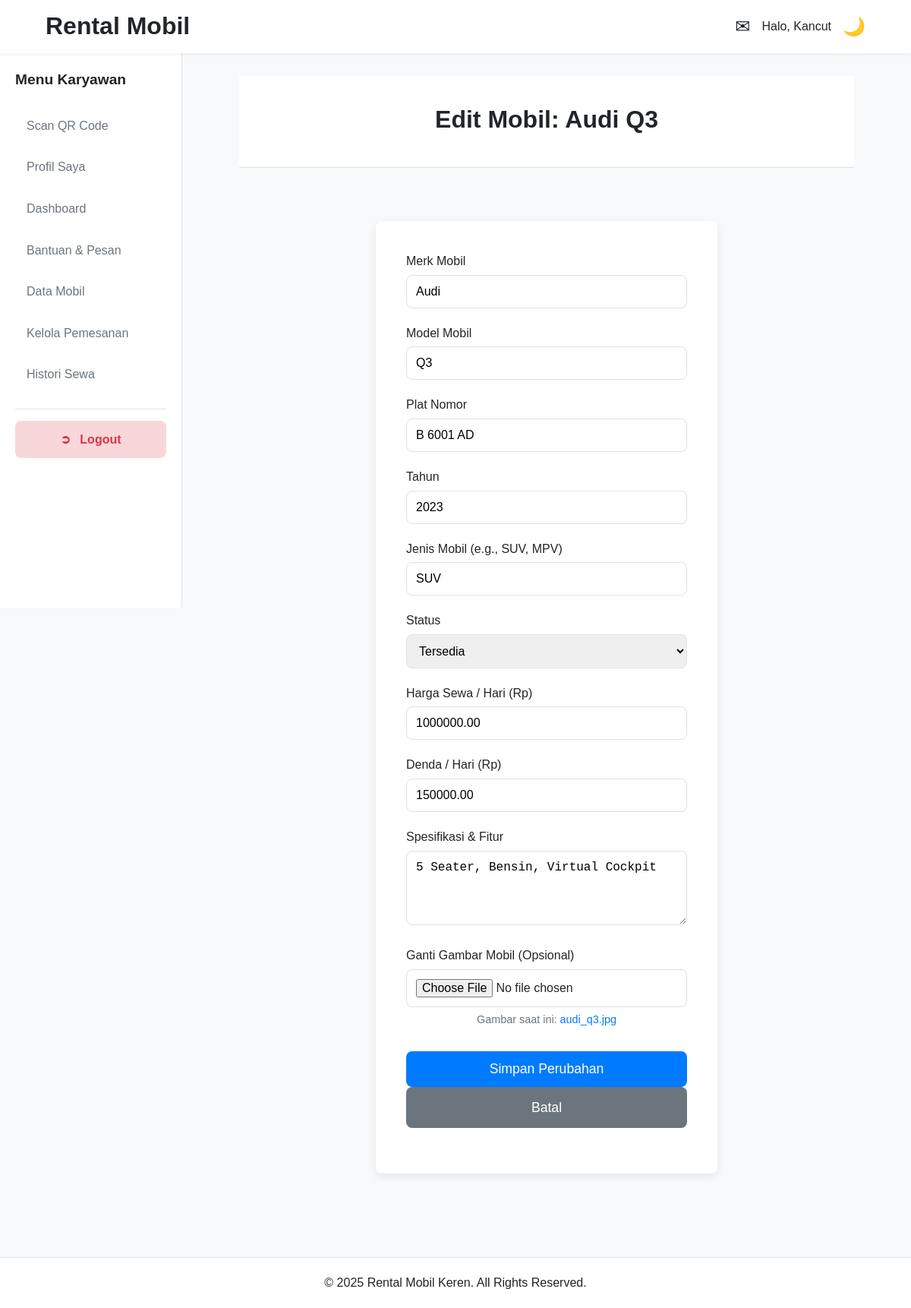
The page /actions/mobil/edit.php?id=51 (signed in) on the database its author committed.
### tables this page shows
CREATE TABLE `mobil` (
  `id_mobil` int(11) NOT NULL,
  `plat_nomor` varchar(10) NOT NULL,
  `merk` varchar(50) NOT NULL,
  `model` varchar(50) NOT NULL,
  `tahun` year(4) NOT NULL,
  `jenis_mobil` varchar(50) DEFAULT NULL,
  `harga_sewa_harian` decimal(10,2) NOT NULL,
  `denda_per_hari` decimal(10,2) NOT NULL,
  `status` enum('Tersedia','Disewa','Perawatan','Tidak Aktif','Dipesan') NOT NULL DEFAULT 'Tersedia',
  `gambar_mobil` varchar(255) DEFAULT NULL,
  `spesifikasi` text DEFAULT NULL,
  `kelas_mobil` enum('Low level','Mid level','High level','Luxury') DEFAULT 'Mid level',
  `updated_at` timestamp NOT NULL DEFAULT current_timestamp() ON UPDATE current_timestamp()
);

### actions/mobil/edit.php (the view, shortened to what this page needs)
<?php
require_once '../../includes/config.php';
$id_mobil = isset($_REQUEST['id']) ? (int)$_REQUEST['id'] : 0;
try {
    $stmt = $pdo->prepare("SELECT * FROM mobil WHERE id_mobil = ?");
    $stmt->execute([$id_mobil]);
    $mobil = $stmt->fetch();
} catch (PDOException $e) {
    $role_folder = strtolower($_SESSION['role']);
    redirect_with_message(BASE_URL . $role_folder . '/mobil.php', 'Terjadi kesalahan pada database: ' . $e->getMessage(), 'error');
}
require_once '../../includes/header.php';
?>
<div class="page-header">
    <h1>Edit Mobil: <?= htmlspecialchars($mobil['merk'] . ' ' . $mobil['model']) ?></h1>
</div>
<div class="form-container admin-form">
    <div class="form-box">
        <form action="" method="POST" enctype="multipart/form-data">
            <div class="form-grid">
                <div class="form-group">
                    <label for="merk">Merk Mobil</label>
                    <input type="text" id="merk" name="merk" required value="<?= htmlspecialchars($mobil['merk']) ?>">
                </div>
                <div class="form-group">
                    <label for="model">Model Mobil</label>
                    <input type="text" id="model" name="model" required value="<?= htmlspecialchars($mobil['model']) ?>">
                </div>
                <div class="form-group">
                    <label for="plat_nomor">Plat Nomor</label>
                    <input type="text" id="plat_nomor" name="plat_nomor" required value="<?= htmlspecialchars($mobil['plat_nomor']) ?>">
                </div>
                <div class="form-group">
                    <label for="tahun">Tahun</label>
                    <input type="number" id="tahun" name="tahun" required min="1990" max="<?= date('Y') + 1 ?>" value="<?= htmlspecialchars($mobil['tahun']) ?>">
                </div>
                <div class="form-group">
                    <label for="jenis_mobil">Jenis Mobil (e.g., SUV, MPV)</label>
                    <input type="text" id="jenis_mobil" name="jenis_mobil" value="<?= htmlspecialchars($mobil['jenis_mobil']) ?>">
                </div>
                <div class="form-group">
                    <label for="status">Status</label>
                    <select id="status" name="status" required>
                        <option value="Tersedia" <?= ($mobil['status'] == 'Tersedia') ? 'selected' : '' ?>>Tersedia</option>
                    </select>
                </div>
                <div class="form-group">
                    <label for="harga_sewa_harian">Harga Sewa / Hari (Rp)</label>
                    <input type="number" id="harga_sewa_harian" name="harga_sewa_harian" required step="1000" value="<?= htmlspecialchars($mobil['harga_sewa_harian']) ?>">
                </div>
                <div class="form-group">
                    <label for="denda_per_hari">Denda / Hari (Rp)</label>
                    <input type="number" id="denda_per_hari" name="denda_per_hari" required step="1000" value="<?= htmlspecialchars($mobil['denda_per_hari']) ?>">
                </div>
                <div class="form-group full-width">
                    <label for="spesifikasi">Spesifikasi & Fitur</label>
                    <textarea id="spesifikasi" name="spesifikasi" rows="4"><?= htmlspecialchars($mobil['spesifikasi']) ?></textarea>
                </div>
                <div class="form-group full-width">
                    <label for="gambar_mobil">Ganti Gambar Mobil (Opsional)</label>
                    <input type="file" id="gambar_mobil" name="gambar_mobil" accept="image/*">
                    <p style="font-size: 0.9rem; color: #6c757d; margin-top: 5px;">
                        Gambar saat ini: <a href="../../assets/img/mobil/<?= htmlspecialchars($mobil['gambar_mobil']) ?>" target="_blank"><?= htmlspecialchars($mobil['gambar_mobil']) ?></a>
                    </p>
                </div>
            </div>
            <div class="form-group">
                <button type="submit" class="btn btn-primary">Simpan Perubahan</button>
                <a href="<?= BASE_URL . strtolower($_SESSION['role']) ?>/mobil.php" class="btn btn-secondary">Batal</a>
            </div>
        </form>
    </div>
</div>
<?php
require_once '../../includes/footer.php';
?>

### assets/css/style.css (style rules this page uses)
:root { --primary-color: #007bff; --secondary-color: #6c757d; --success-color: #28a745; --danger-color: #dc3545; --warning-color: #ffc107; --info-color: #17a2b8; --bg-color: #f8f9fa; --surface-color: #ffffff; --text-color: #212529; --muted-text-color: #6c757d; --border-color: #dee2e6; --font-family: 'Poppins', sans-serif; --header-height: 70px; --sidebar-width: 240px; --border-radius: 8px; --box-shadow: 0 4px 12px rgba(0, 0, 0, 0.08); }
* { margin: 0; padding: 0; box-sizing: border-box; }
body { font-family: var(--font-family); background-color: var(--bg-color); color: var(--text-color); line-height: 1.6; }
a { color: var(--primary-color); text-decoration: none; transition: color 0.2s; }
.btn { display: inline-block; padding: 10px 20px; font-size: 1rem; font-weight: 500; border: 1px solid transparent; border-radius: var(--border-radius); cursor: pointer; transition: all 0.2s; text-align: center; }
.btn-primary { background-color: var(--primary-color); color: #fff; }
.btn-secondary { background-color: var(--secondary-color); color: #fff; }
.form-container { display: flex; justify-content: center; align-items: center; padding: 40px 0; }
.form-box { background: var(--surface-color); padding: 40px; border-radius: var(--border-radius); box-shadow: var(--box-shadow); width: 100%; max-width: 450px; }
.form-box p { text-align: center; margin-bottom: 30px; color: var(--muted-text-color); }
.form-group { margin-bottom: 20px; }
.form-group label { display: block; margin-bottom: 5px; font-weight: 500; }
.form-group input, .form-group select, .form-group textarea { width: 100%; padding: 12px; border: 1px solid var(--border-color); border-radius: var(--border-radius); font-size: 1rem; }
.form-box .btn { width: 100%; padding: 12px; font-size: 1.1rem; }
.page-header { background-color: var(--surface-color); padding: 2rem 0; text-align: center; margin-bottom: 30px; border-bottom: 1px solid var(--border-color); }
.page-header h1 { margin-bottom: 5px; }

### rows shown on the page
mobil: merk+model "Audi Q3", merk "Audi", model "Q3", plat_nomor "B 6001 AD", tahun "2023", jenis_mobil "SUV", status "Tersedia", harga_sewa_harian "1000000.00", denda_per_hari "150000.00", spesifikasi "5 Seater, Bensin, Virtual Cockpit", gambar_mobil "audi_q3.jpg"

### other values the page prints
$sapaan "Kancut"
$_SESSION['role'] "Karyawan"
